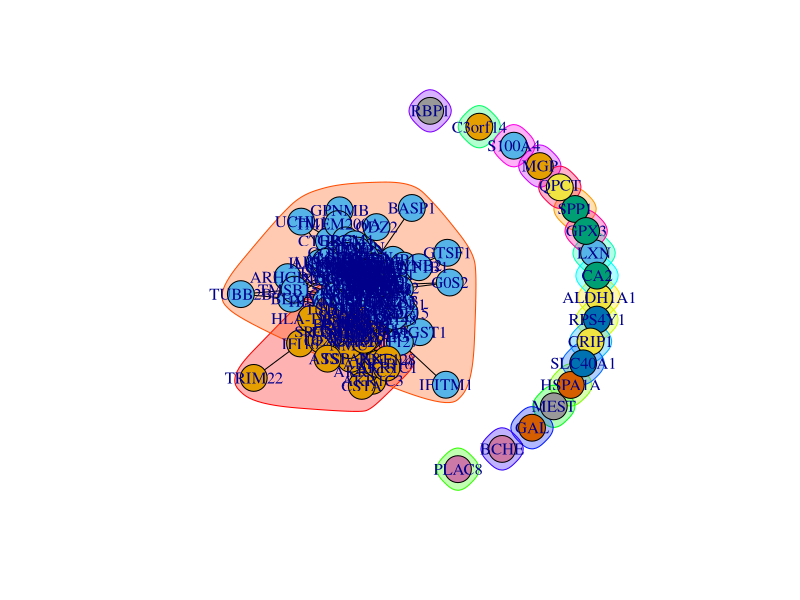
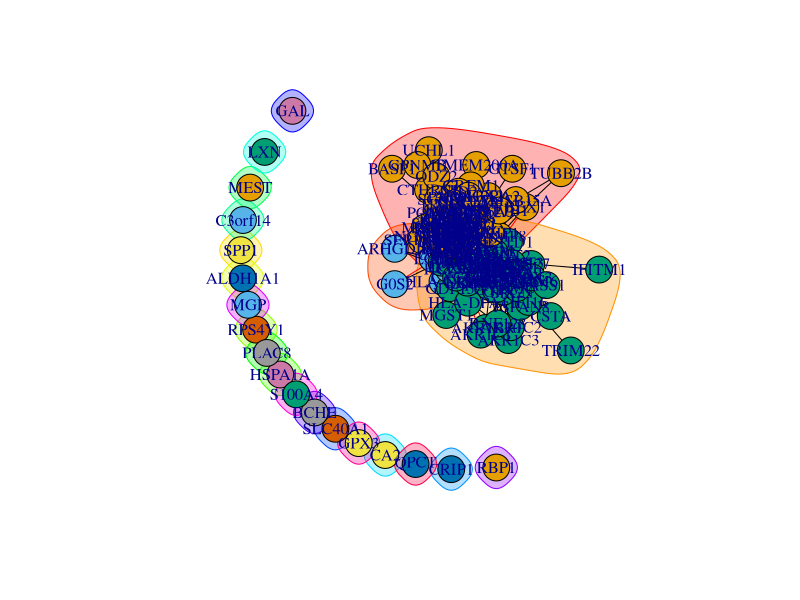

The R script that drew these images, in order:
## ---- chunk 1
library(igraph)
library(readxl)
library(dplyr)
## ---- chunk 2
#Cargo datos
aristas <- read_excel("./Dataset1.xlsx", 
                    sheet = "WeigthedNetwork")
nodos <- read_excel("./Dataset1.xlsx", 
                    sheet = "NetworkNodes")
#Construyo el grafo
grafo_origen <- 
  graph_from_data_frame(d = aristas, vertices = nodos,  directed=F)

#Podo cogiendo como umbral 0.4
grafo <- delete_edges(grafo_origen, E(grafo_origen)[PESO<0.4])
## ---- chunk 3
set.seed(55)
inicio<-sample(c(0:176), size = 177, replace = TRUE)
## ---- chunk 4
clp <- cluster_label_prop(grafo, initial = inicio)
plot(clp, grafo)
## ---- chunk 5
table(clp$membership)
## ---- chunk 6
comunidad <- clp$membership
miembros <- data.frame(nodos, comunidad)
miembros[order(-comunidad),]

c2 <- filter(miembros, comunidad == 2)
#c2$NODOS
c1 <- filter(miembros, comunidad == 1)
c1$NODOS
## ---- chunk 7
deg <- degree(grafo, mode = "all")
degdf <- data.frame(nodos, deg)
juntos <-merge(x=degdf, miembros, by= "NODOS")
c1 <- filter(juntos, comunidad == 1)
c2 <- filter(juntos, comunidad == 2)
c1[order(-c1$deg),]
c2[order(-c2$deg),]
## ---- chunk 8
cent_eing <- centr_eigen(grafo, directed = F, normalized = T)
eigencen <- data.frame(nodos, cent_eing$vector)
juntos <-merge(x=eigencen, miembros, by= "NODOS")
c1 <- filter(juntos, comunidad == 1)
c2 <- filter(juntos, comunidad == 2)
c1[order(-c1$cent_eing.vector),]
c2[order(-c2$cent_eing.vector),]
## ---- chunk 9
cent_clo <-centr_clo(grafo, mode = "all", normalized = T)
clossenes <- data.frame(nodos, cent_clo$res)
juntos <-merge(x=clossenes, miembros, by= "NODOS")
c1 <- filter(juntos, comunidad == 1)
c2 <- filter(juntos, comunidad == 2)
c1[order(-c1$cent_clo.res),]
c2[order(-c2$cent_clo.res),]
## ---- chunk 10
bet <- betweenness(grafo, directed = F)
betdf <- data.frame(nodos, bet)
juntos <-merge(x=betdf, miembros, by= "NODOS")
c1 <- filter(juntos, comunidad == 1)
c2 <- filter(juntos, comunidad == 2)
c1[order(-c1$bet),]
c2[order(-c2$bet),]
## ---- chunk 11
cfg <- cluster_fast_greedy(grafo)
plot(cfg, grafo)
## ---- chunk 12
table(cfg$membership)
## ---- chunk 13
comunidad <- cfg$membership
miembros <- data.frame(nodos, comunidad)
miembros[order(-comunidad),]

c3 <- filter(miembros, comunidad == 3)
#c3$NODOS
c2 <- filter(miembros, comunidad == 2)
#c2$NODOS
c1 <- filter(miembros, comunidad == 1)
#c1$NODOS
## ---- chunk 14
deg <- degree(grafo, mode = "all")
degdf <- data.frame(nodos, deg)
juntos <-merge(x=degdf, miembros, by= "NODOS")
c1 <- filter(juntos, comunidad == 1)
c2 <- filter(juntos, comunidad == 2)
c3 <- filter(juntos, comunidad == 3)
c1[order(-c1$deg),]
c2[order(-c2$deg),]
c3[order(-c3$deg),]
## ---- chunk 15
cent_eing <- centr_eigen(grafo, directed = F, normalized = T)
eigencen <- data.frame(nodos, cent_eing$vector)
juntos <-merge(x=eigencen, miembros, by= "NODOS")
c1 <- filter(juntos, comunidad == 1)
c2 <- filter(juntos, comunidad == 2)
c3 <- filter(juntos, comunidad == 3)
c1[order(-c1$cent_eing.vector),]
c2[order(-c2$cent_eing.vector),]
c3[order(-c3$cent_eing.vector),]
## ---- chunk 16
cent_clo <-centr_clo(grafo, mode = "all", normalized = T)
clossenes <- data.frame(nodos, cent_clo$res)
juntos <-merge(x=clossenes, miembros, by= "NODOS")
c1 <- filter(juntos, comunidad == 1)
c2 <- filter(juntos, comunidad == 2)
c3 <- filter(juntos, comunidad == 3)
c1[order(-c1$cent_clo.res),]
c2[order(-c2$cent_clo.res),]
c3[order(-c3$cent_clo.res),]
## ---- chunk 17
bet <- betweenness(grafo, directed = F)
betdf <- data.frame(nodos, bet)
juntos <-merge(x=betdf, miembros, by= "NODOS")
c1 <- filter(juntos, comunidad == 1)
c2 <- filter(juntos, comunidad == 2)
c3 <- filter(juntos, comunidad == 3)
c1[order(-c1$bet),]
c2[order(-c2$bet),]
c3[order(-c3$bet),]
## ---- chunk 18


